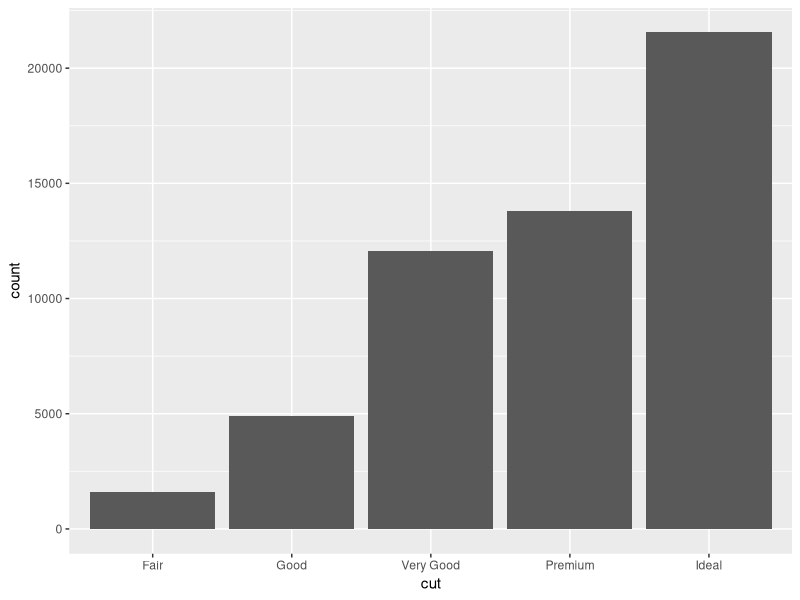

Write R code to recreate this figure.
## ---- chunk 1
knitr::opts_chunk$set(echo = TRUE)
## ---- chunk 2
library(tidyverse)
## ---- chunk 3
diamonds %>% ggplot() + geom_bar(mapping = aes(x = cut))
## ---- chunk 4
diamonds %>% count(cut)
